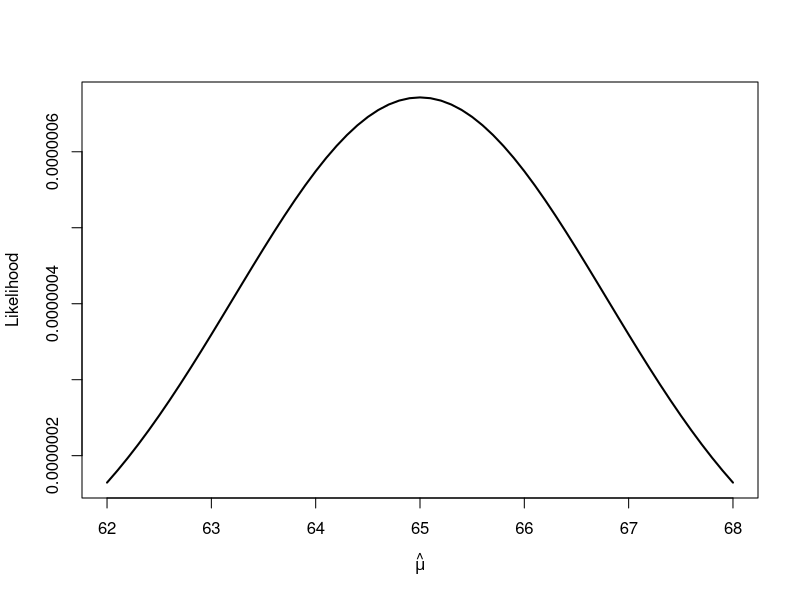
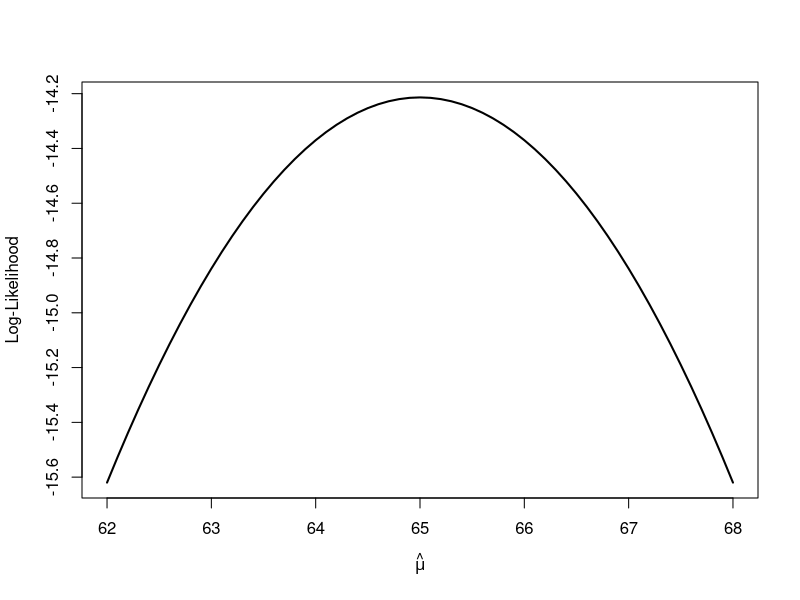

Generate these figures, in order, with R:
#######################################################
# PLSC 503 - Spring 2017
#
# MLE, Day One code

options(scipen=999)
options(digits=4)
par(mar=c(4,4,2,2))

library(foreign)

# Toy example:

data<-c(64,63,59,71,68) # Data
Lis<-dnorm(data,mean=68,sd=4) # Likelihoods for m=68,s=4
L68.4<-prod(Lis) # The likelihood (joint product) for m=68,s=4

Mus<-seq(62,68,by=0.1) # possible values of mu [62,68]
L<-numeric(length(Mus)) # a place to put the likelihoods

# Calculate likelihoods for different values of mu:

for (i in 1:length(Mus)) {
  L[i]<-prod(dnorm(data,mean=Mus[i],sd=4))
}

# Plot:

pdf("SalaryLR.pdf",5,4)
plot(Mus,L,t="l",lwd=2,xlab=expression(hat(mu)),
     ylab="Likelihood")
dev.off()

# Log-L Plot:

lnL<-numeric(length(Mus)) # a place to put the lnLs

for (i in 1:length(Mus)) {
  lnL[i]<-sum(log(dnorm(data,mean=Mus[i],sd=4)))
}

pdf("SalarylnLR.pdf",5,4)
plot(Mus,lnL,t="l",lwd=2,xlab=expression(hat(mu)),
     ylab="Log-Likelihood")
dev.off()
